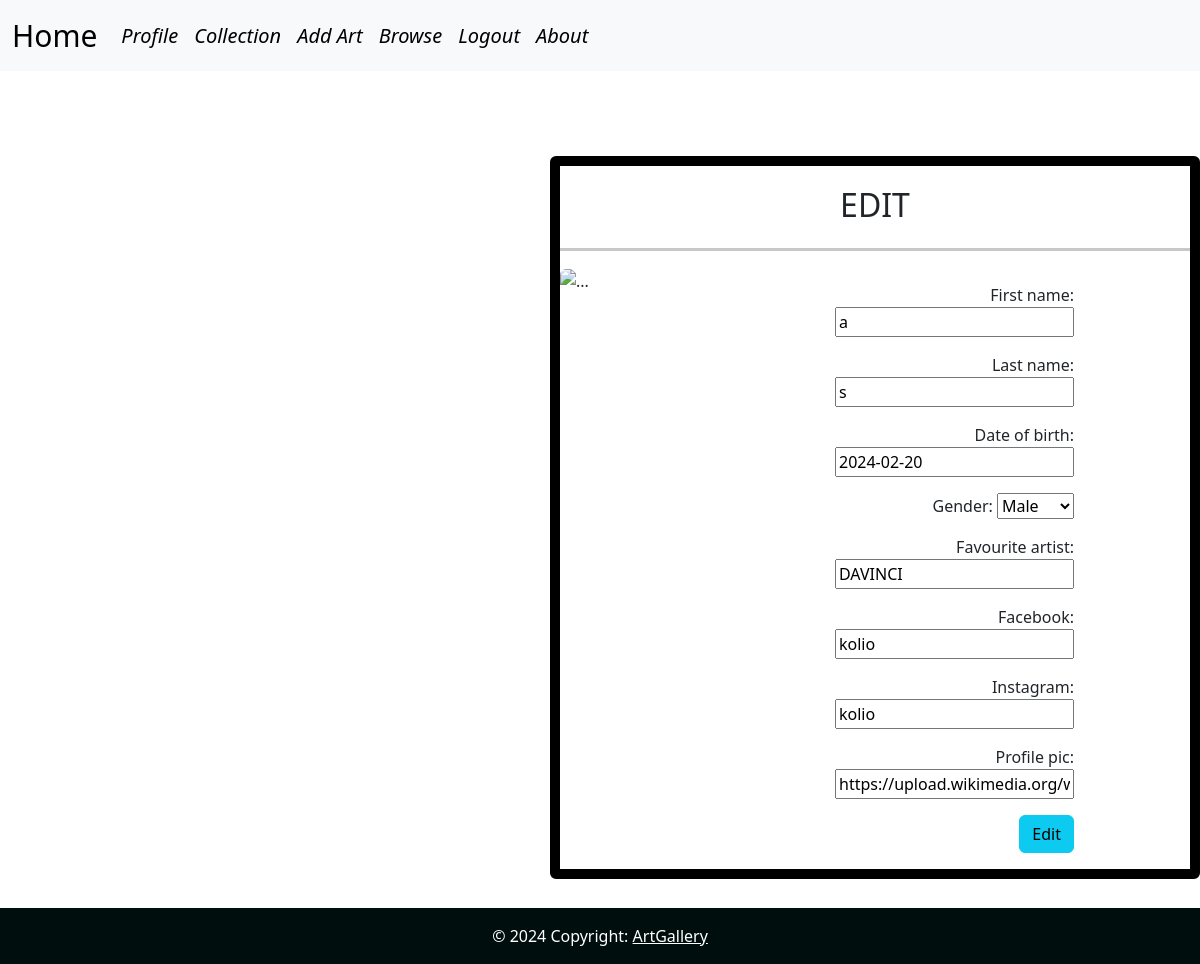
The app's page /accounts/profile/Ivan/3/edit/ (signed in), older data.
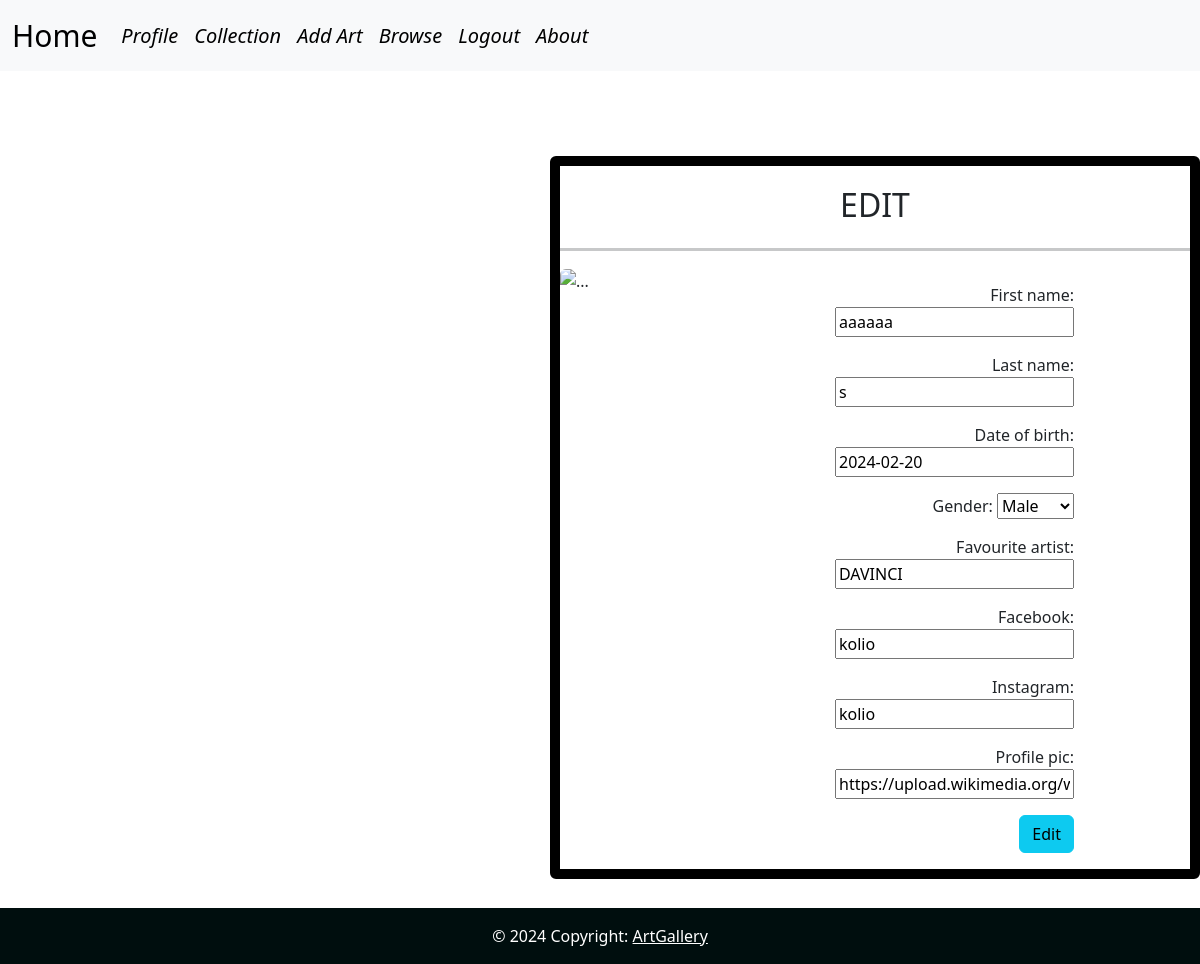
The same page, newer data.
### ArtGallery/accounts/models.py (models this page shows)
class Profile(models.Model):
    first_name = models.CharField(max_length=30, blank=True, null=True)
    last_name = models.CharField(max_length=30, blank=True, null=True)
    date_of_birth = models.DateField(blank=True, null=True)
    gender = models.CharField(max_length=10, blank=True, null=True, choices=[("M", "Male"), ("F", "Female")])
    favourite_artist = models.CharField(max_length=30, blank=True, null=True)
    facebook = models.CharField(max_length=30, blank=True, null=True)
    instagram = models.CharField(max_length=30, blank=True, null=True)
    profile_pic = models.URLField(blank=True, null=True)
    user = models.OneToOneField(
        ArtGalleryUser,
        on_delete=models.CASCADE,
        primary_key=True
    )

### ArtGallery/accounts/views.py (the view, shortened to what this page needs)
# urls.py: path("profile/<str:slug>/<int:pk>/edit/", UserProfileEditView.as_view(), name="profile_edit"),
class UserProfileEditView(CustomLoginRequiredMixin, UpdateView):
    model = Profile
    form_class = ProfileForm
    template_name = "accounts/profile_edit_page.html"

### ArtGallery/accounts/forms.py
class ProfileForm(forms.ModelForm):
    class Meta:
        model = Profile
        exclude = ("user",)

### ArtGallery/accounts/mixins.py (called while the page is built)
    def get_object(self, queryset=None):
        obj = super().get_object(queryset=queryset)
        if not self.request.user.is_authenticated or obj.user != self.request.user:
            raise PermissionDenied
        return obj

### templates/accounts/profile_edit_page.html (shortened to what this page needs)
{% extends "base.html" %}
{% load static %}
{% block main %}
    <link rel="stylesheet" href="{% static "profile_edit_delete_css.css" %}">
    <div class="card mb-3"
         style="max-width: 800px;margin-top: 85px;margin-left: 550px; border-color: black;border-width: 10px">
        <h2 style="text-align: center; margin-top: 20px">EDIT</h2>
        <hr style="border-width: 3px">
        <div class="row g-0">
            <div class="col-md-4">
                <img {% if profile.profile_pic %} src="{{ profile.profile_pic }}"
                {% else %} src="https://bootdey.com/img/Content/avatar/avatar7.png"
                {% endif %} class="img-fluid rounded-start" alt="...">
            </div>
            <div class="col-md-8">
                <div class="card-body">
                    <form action="{% url 'profile_edit' slug=request.user.username pk=request.user.pk %}" method="post"
                          style="text-align: right; margin-right: 100px">
                        {{ form.as_p }}
                        <button class="btn btn-info">Edit</button>
                    </form>
                </div>
            </div>
        </div>
    </div>
{% endblock %}

Row changes from the older to the newer data that the page shows:
changed Profile "Male": first_name "a" → "aaaaaa"
